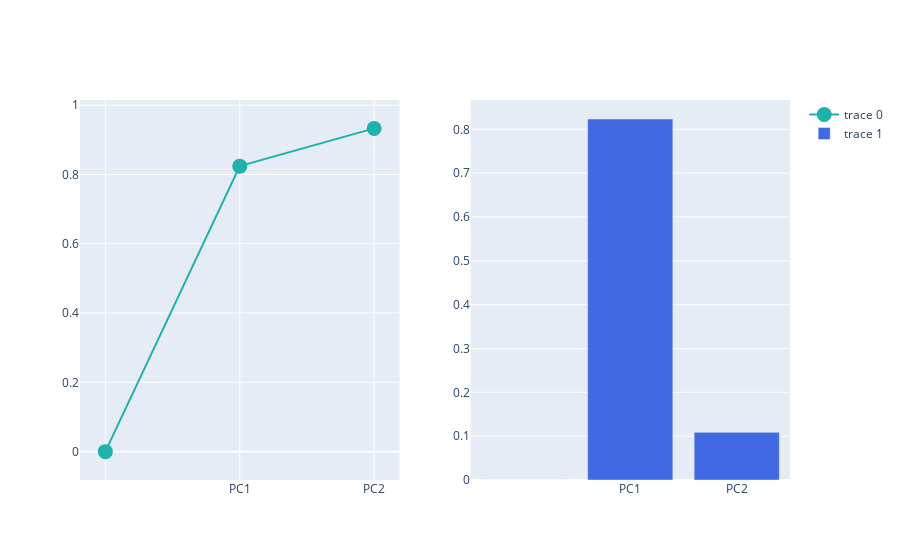

Here is the notebook cell this chart was saved with:
### Code cell
# Explained variance + cumulative variance (Separate Plot)

from plotly.subplots import make_subplots
import plotly.graph_objects as go

fig = make_subplots(rows=1, cols=2)

fig.add_trace(
    go.Scatter(
        x=df_explained_variance['PC'],
        y=df_explained_variance['Cumulative Variance'],
        marker=dict(size=15, color='LightSeaGreen')
    ), row=1, col=1
)

fig.add_trace(
    go.Bar(
        x=df_explained_variance['PC'],
        y=df_explained_variance['Explained Variance'],
        marker=dict(color='RoyalBlue')
    ), row=1, col=2
)

fig.show()

### Figure 1 — Plotly figure (JSON) as saved in the notebook; plotly's stock layout.template omitted (floating-point values rounded to 4 significant figures)
{"data": [{"marker": {"color": "LightSeaGreen", "size": 15}, "type": "scatter", "x": ["", "PC1", "PC2"], "xaxis": "x", "y": [0, 0.824, 0.933], "yaxis": "y"}, {"marker": {"color": "RoyalBlue"}, "type": "bar", "x": ["", "PC1", "PC2"], "xaxis": "x2", "y": [0, 0.8236, 0.1088], "yaxis": "y2"}], "layout": {"xaxis": {"anchor": "y", "domain": [0, 0.45]}, "xaxis2": {"anchor": "y2", "domain": [0.55, 1]}, "yaxis": {"anchor": "x", "domain": [0, 1]}, "yaxis2": {"anchor": "x2", "domain": [0, 1]}}}
